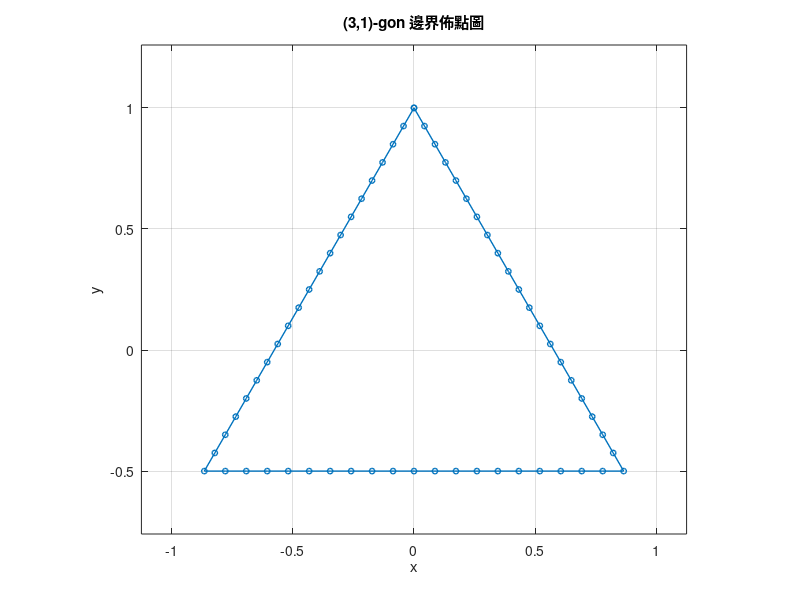

Reproduce this figure in MATLAB.
%% ==========================================================
% (N,k)-gon 星形多邊形邊界 F15.DAT 產生程式
% MATLAB R2024a
%% ==========================================================

clear; clc; close all;

%% ===== 使用者設定 =====
outputFile = 'F15.DAT';

N = 3;              % 外尖點數
k = 1;              % 星形跨步參數
R = 1.0;           % 外尖點至中心距離(外接圓半徑)
nNode = 60;        % 邊界總節點數

%% ===== 參數檢查 =====
if N < 3 || N ~= floor(N)
    error('N 必須為大於等於 3 的整數。');
end

if k < 1 || k ~= floor(k)
    error('k 必須為大於等於 1 的整數。');
end

if k > floor((N-1)/2)
    error('需滿足 k <= floor((N-1)/2)。');
end

if R <= 0
    error('R 必須大於 0。');
end

if mod(nNode, 2*N) ~= 0
    error('nNode 必須可以被 2*N 整除。');
end

nPerSeg = nNode / (2*N);

%% ===== 建立外尖點 P =====
theta = pi/2 + 2*pi*(0:N-1)/N;

Px = R*cos(theta);
Py = R*sin(theta);

%% ===== 建立凹點 Q =====
Qx = zeros(1, N);
Qy = zeros(1, N);

if k == 1
    for i = 1:N
        iNext = mod(i, N) + 1;

        Qx(i) = 0.5*(Px(i) + Px(iNext));
        Qy(i) = 0.5*(Py(i) + Py(iNext));
    end
else
    for i = 1:N
        i1 = i;
        i2 = mod(i-1+k, N) + 1;
        i3 = mod(i, N) + 1;
        i4 = mod(i-k+N, N) + 1;

        x1 = Px(i1);
        y1 = Py(i1);

        dx1 = Px(i2) - Px(i1);
        dy1 = Py(i2) - Py(i1);

        x3 = Px(i3);
        y3 = Py(i3);

        dx2 = Px(i4) - Px(i3);
        dy2 = Py(i4) - Py(i3);

        den = dx1*dy2 - dy1*dx2;

        if abs(den) < 1.0e-14
            error('建立 Q(%d) 時兩直線平行。', i);
        end

        s = ((x3-x1)*dy2 - (y3-y1)*dx2) / den;

        Qx(i) = x1 + s*dx1;
        Qy(i) = y1 + s*dy1;
    end
end

%% ===== 建立邊界控制點 =====
Bx = zeros(1, 2*N);
By = zeros(1, 2*N);

for i = 1:N
    Bx(2*i-1) = Px(i);
    By(2*i-1) = Py(i);

    Bx(2*i) = Qx(i);
    By(2*i) = Qy(i);
end

%% ===== 沿邊界均勻產生節點 =====
x = zeros(1, nNode);
y = zeros(1, nNode);

idx = 0;

for i = 1:2*N
    iNext = mod(i, 2*N) + 1;

    for j = 0:nPerSeg-1
        idx = idx + 1;

        t = j / nPerSeg;

        x(idx) = (1-t)*Bx(i) + t*Bx(iNext);
        y(idx) = (1-t)*By(i) + t*By(iNext);
    end
end

%% ===== 輸出 F15.DAT =====
fid = fopen(outputFile, 'w');

if fid == -1
    error('無法建立 %s。', outputFile);
end

fprintf(fid, '%6d\n', -1);
fprintf(fid, '%6d\n', 15);

for i = 1:nNode
    fprintf(fid, '%10d%10d%10d%10d%13.5E%13.5E%13.5E\n', ...
        i, 0, 0, 11, x(i), y(i), 0.0);
end

fprintf(fid, '%6d\n', -1);
fprintf(fid, '%6d\n', -1);
fprintf(fid, '%6d\n', 71);

for i = 1:nNode
    nextNode = mod(i, nNode) + 1;

    fprintf(fid, '%10d%10d%10d%10d%10d%10d%10d\n', ...
        i, 1, 21, 1, 1, 7, 2);

    fprintf(fid, '%10d%10d\n', i, nextNode);
end

fprintf(fid, '%6d\n', -1);

fclose(fid);

%% ===== 繪製邊界佈點圖 =====
figure;
hold on;
axis equal;
box on;
grid on;

plot([x, x(1)], [y, y(1)], '-o', ...
    'MarkerSize', 4, ...
    'LineWidth', 1);

xlabel('x');
ylabel('y');
title(sprintf('(%d,%d)-gon 邊界佈點圖', N, k));

margin = 0.15*max([max(x)-min(x), max(y)-min(y)]);

xlim([min(x)-margin, max(x)+margin]);
ylim([min(y)-margin, max(y)+margin]);

%% ===== 顯示結果 =====
fprintf('%s 已成功建立。\n', outputFile);
fprintf('(N,k)-gon = (%d,%d)\n', N, k);
fprintf('總節點數 = %d\n', nNode);
